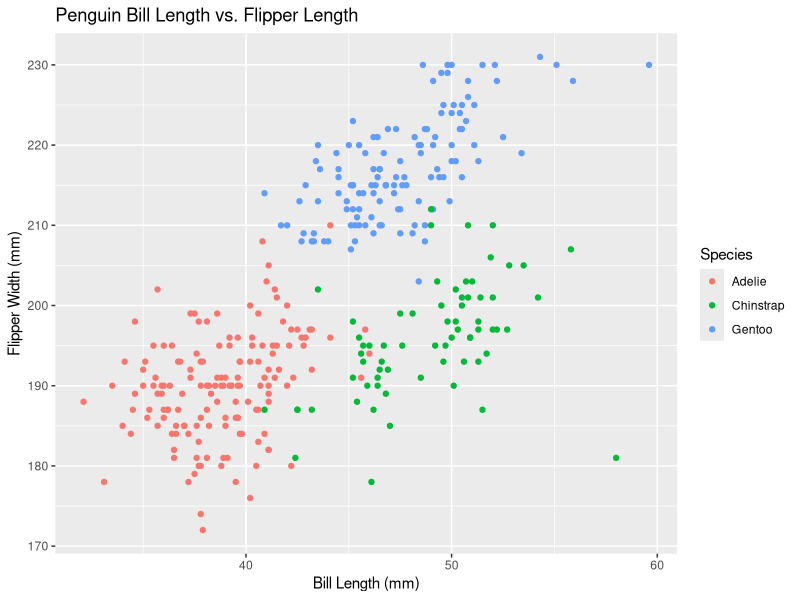
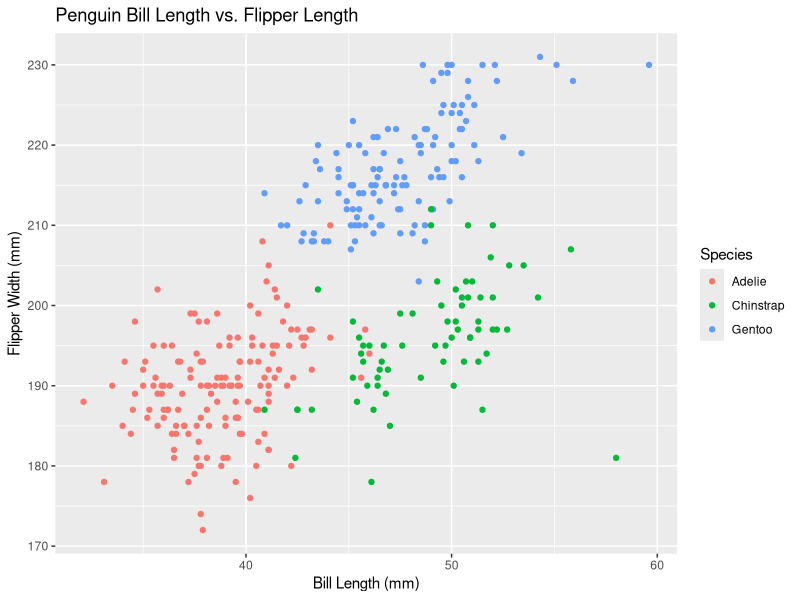

Write R code to recreate these figures, in order.
## ---- chunk 1
library(tidyverse)
## ---- chunk 2

data("penguins", package = "palmerpenguins")

# code to get all column names
columns_names = colnames(penguins)

# code to find the notable values of categorial variables
species_types = unique(penguins$species)
island_types = unique(penguins$island)
sex_types = unique(penguins$sex)
years_included = unique(penguins$year)

# code to find the number of rows and columns
col_num = ncol(penguins)
row_num = nrow(penguins)

# code to find the mean flipper length
mean_flipper_length = mean(penguins$flipper_length_mm, na.rm = TRUE)
## ---- chunk 3
ggplot(penguins, aes(x = bill_length_mm, y = flipper_length_mm)) + geom_point(aes(color = species), na.rm=TRUE) +
  ggtitle("Penguin Bill Length vs. Flipper Length") +
  xlab("Bill Length (mm)") +
  ylab("Flipper Width (mm)") +
  labs(col="Species")

# export the scatterplot 
ggsave("penguins_scatterplot.png")

